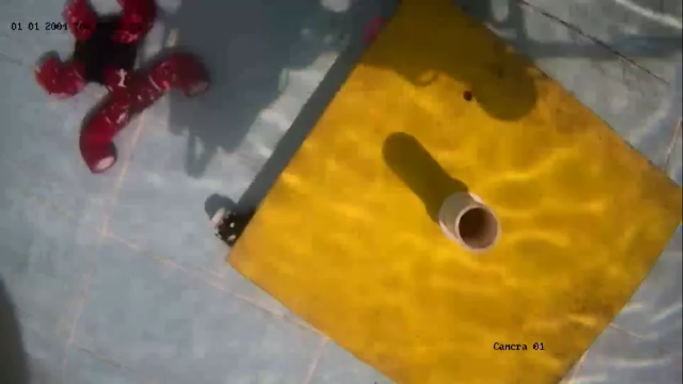
#> input picture Session3/test5.png, 1366 x 768 px (shown at 1/2 size)
$ python task_detect.py   (older library calls are emulated)
#> lines starting #> are read from the running program, lines starting #| are printed output that depends on the picture; after the words box and inside, x2 and y2 are one past the last pixel; in counts of white or black regions, pixels touching at a corner belong together; long printed decimals are rounded
import cv2
import numpy as np


src="test5.png"

img=cv2.imread(src)
#> img is the input picture: shape (768, 1366, 3); mean B, G, R 69.8, 116.6, 138.7
img_hsv=cv2.cvtColor(img,cv2.COLOR_BGR2HSV)
#> img_hsv: shape (768, 1366, 3); mean H, S, V 60.5, 121.4, 142.5


lowerRed = np.array([166, 70, 75])
upperRed = np.array([179, 255, 210])

lowerYellow = np.array([20, 150, 105])
upperYellow = np.array([31, 255, 220])

maskYellow = cv2.inRange(img_hsv, lowerYellow, upperYellow)
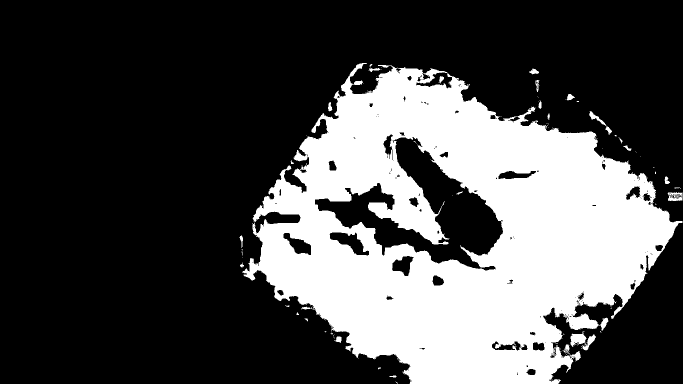
#> maskYellow: shape (768, 1366) (shown at 1/2 size); 29.7% white; 108 white regions (82 under 20 px), largest, box (x1, y1, x2, y2) and area: (484, 126, 1365, 768) 307524, (1141, 663, 1174, 694) 579, (1335, 384, 1365, 402) 368
maskRed = cv2.inRange(img_hsv, lowerRed, upperRed)
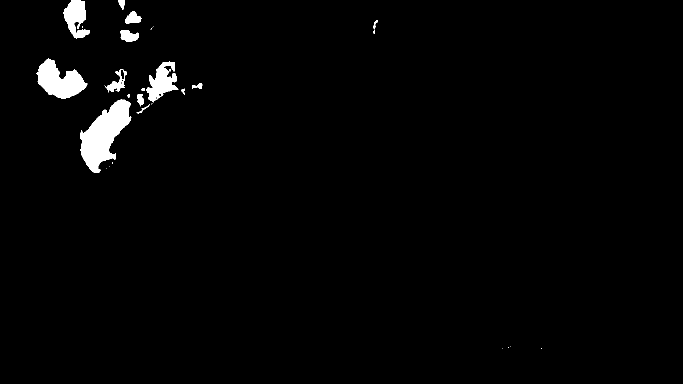
#> maskRed: shape (768, 1366) (shown at 1/2 size); 1.9% white; 30 white regions (14 under 20 px), largest, box (x1, y1, x2, y2) and area: (160, 199, 263, 345) 7598, (73, 117, 175, 197) 4606, (293, 123, 357, 205) 2625
mask=cv2.bitwise_or(maskRed,maskYellow)
#> mask: shape (768, 1366); 31.5% white; 138 white regions (96 under 20 px), largest, box (x1, y1, x2, y2) and area: (484, 126, 1365, 768) 307524, (160, 199, 263, 345) 7598, (73, 117, 175, 197) 4606
cv2.imshow('mask', mask)

cv2.imshow('Original',img)
cv2.imshow('HSV',img_hsv)

img_masked=cv2.bitwise_and(img,img,mask=mask)

print(img.shape)
#| (768, 1366, 3)
outputRed = cv2.connectedComponentsWithStats(maskRed, 4, cv2.CV_32S)
posRed=(-1,-1)
preposRed=(0,0)
cntRed=0
for i in range(1,outputRed[0]):
    if outputRed[2][i,cv2.CC_STAT_AREA]>300:
        print((int(outputRed[3][i][0]), int(outputRed[3][i][1])),outputRed[2][i,cv2.CC_STAT_AREA])
        #cv2.circle(img_masked, (int(outputRed[3][i][0]), int(outputRed[3][i][1])), 20, (0, i*20, 255-i*20), -1)
        preposRed = (preposRed[0]+int(outputRed[3][i][0]),preposRed[1]+int(outputRed[3][i][1]))
        cntRed+=1
#> this loop made 30 passes
#> preposRed on passes 1, 3, 9, 10, 11, 12, 21: (151, 34), (416, 70), (673, 141), (792, 302), (1115, 465), (1349, 630), (1556, 899)
#| (151, 34) 2365
#| (265, 36) 523
#| (257, 71) 615
#| (119, 161) 4606
#| (323, 163) 2625
#| (234, 165) 676
#| (207, 269) 7598
#> after the loop, cntRed = 7
if cntRed>0:
    posRed=(preposRed[0]/cntRed,preposRed[1]/cntRed)
#> posRed = (222.3, 128.4)

print("posRed=",posRed)
#| posRed= (222.286, 128.429)
cv2.circle(img_masked, (int(posRed[0]), int(posRed[1])), 20, (0,0, 255), -1)
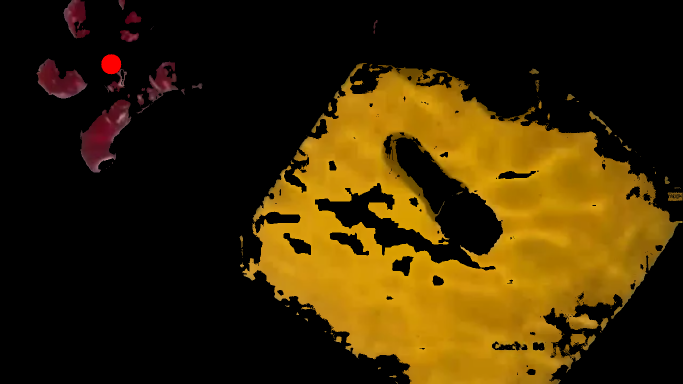
#> img_masked: shape (768, 1366, 3) (shown at 1/2 size); mean B, G, R 3.4, 40.3, 58.2

outputYellow = cv2.connectedComponentsWithStats(maskYellow, 4, cv2.CV_32S)


posYellow=(-1,-1)
preposYellow=(0,0)
cntYellow=0
for i in range(1,outputYellow[0]):
    if outputYellow[2][i,cv2.CC_STAT_AREA]>300:
        print((int(outputYellow[3][i][0]), int(outputYellow[3][i][1])),outputYellow[2][i,cv2.CC_STAT_AREA])
        cv2.circle(img_masked, (int(outputYellow[3][i][0]), int(outputYellow[3][i][1])), 20, (0, i*20, 255-i*20), -1)
        preposYellow = (preposYellow[0]+int(outputYellow[3][i][0]),preposYellow[1]+int(outputYellow[3][i][1]))
        cntYellow+=1
#> this loop made 108 passes
#> preposYellow on passes 1, 26, 57, 80, 87: (919, 468), (2118, 710), (3468, 1103), (4623, 1780), (5801, 2464)
#| (919, 468) 307524
#| (1199, 242) 361
#| (1350, 393) 368
#| (1155, 677) 579
#| (1178, 684) 324
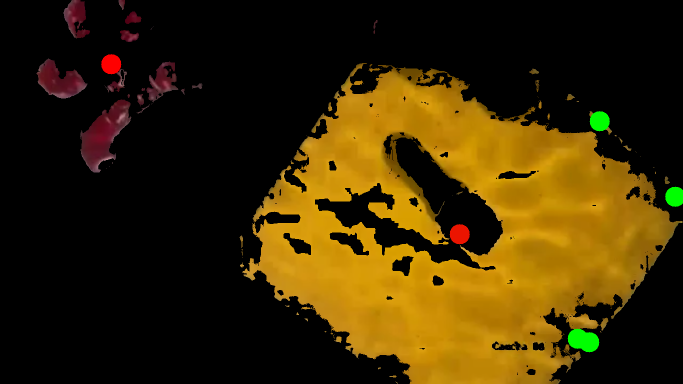
#> img_masked: shape (768, 1366, 3) (shown at 1/2 size); 0.56% of pixels changed, all inside (x1, y1, x2, y2) = (899, 222, 1366, 705)
#> after the loop, cntYellow = 5
if cntYellow>0:
    posYellow=(preposYellow[0]/cntYellow,preposYellow[1]/cntYellow)
#> posYellow = (1160.2, 492.8)

print("posYellow=",posYellow)
#| posYellow= (1160.2, 492.8)
cv2.circle(img_masked, (int(posYellow[0]), int(posYellow[1])), 20, (0,255, 255), -1)
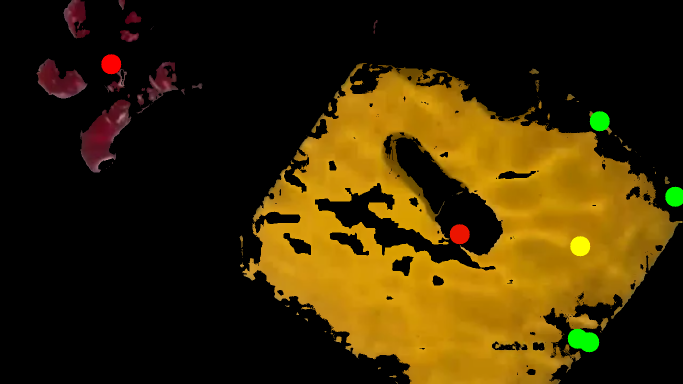
#> img_masked: shape (768, 1366, 3) (shown at 1/2 size); 0.12% of pixels changed, all inside (x1, y1, x2, y2) = (1140, 472, 1181, 513)
cv2.imshow('OriginalMasked',img_masked)

imgOutput=np.zeros([img.shape[0],img.shape[1],3],dtype=np.uint8)
color1=(0,0,0)
if posYellow[0]<img.shape[1]//3 and posYellow[0]!=-1:
    color1=(0,255,0)
if posRed[0]<img.shape[1]//3  and posRed[0] != -1:
    color1=(color1[0],color1[1],255)
imgOutput=cv2.rectangle(imgOutput, (0,0), (img.shape[1]//3,img.shape[0]), color1, -1)
color2=(0,0,0)
if posYellow[0]>=img.shape[1]//3 and posYellow[0]<=2*img.shape[1]//3:
    color2=(0,255,0)
if posRed[0]>=img.shape[1]//3 and posRed[0]<=2*img.shape[1]//3:
    color2=(color2[0],color2[1],255)
imgOutput=cv2.rectangle(imgOutput, (img.shape[1]//3,0), (2*img.shape[1]//3,img.shape[0]), color2, -1)
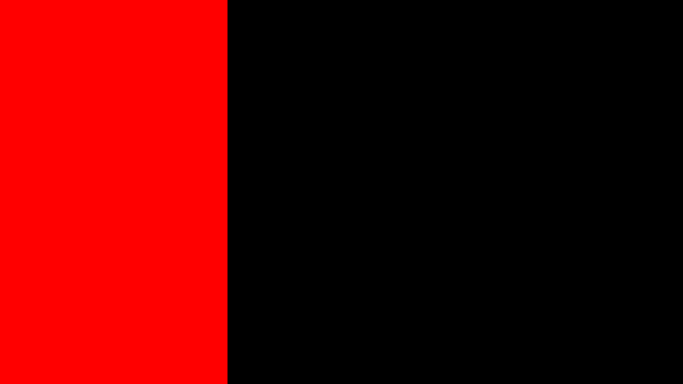
#> imgOutput: shape (768, 1366, 3) (shown at 1/2 size); mean B, G, R 0, 0, 84.9

color3=(0,0,0)
if posYellow[0]>=2*img.shape[1]//3:
    color3=(0,255,0)
if posRed[0]>=2*img.shape[1]//3:
    color3=(color3[0],color3[1],255)
imgOutput=cv2.rectangle(imgOutput, (2*img.shape[1]//3,0), (img.shape[1],img.shape[0]), color3, -1)
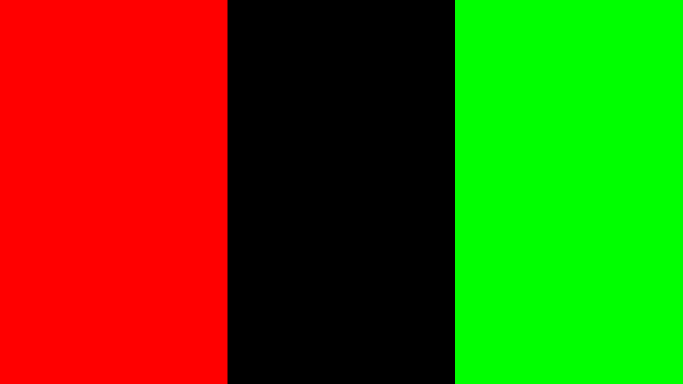
#> imgOutput: shape (768, 1366, 3) (shown at 1/2 size); mean B, G, R 0, 85.1, 84.9


cv2.imshow('Output',imgOutput)

cv2.waitKey(0)

$ run again, with Session3/test1.png copied over Session3/test5.png
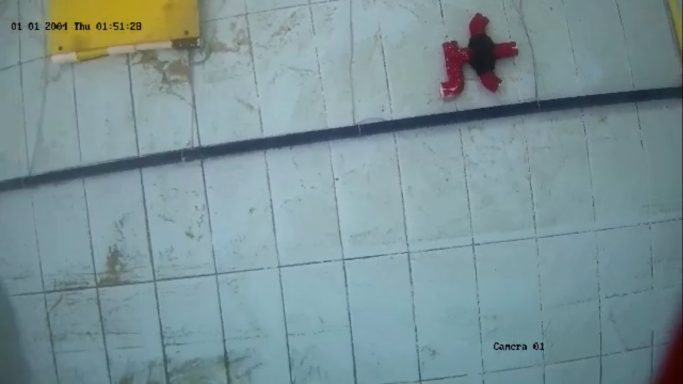
#> input picture Session3/test1.png, 1366 x 768 px (shown at 1/2 size)
#> img is the input picture: shape (768, 1366, 3); mean B, G, R 150.6, 146.9, 123.3
#> img_hsv: shape (768, 1366, 3); mean H, S, V 93.7, 59.4, 154.5
#> maskYellow: shape (768, 1366); 2.1% white; 11 white regions (9 under 20 px), largest, box (x1, y1, x2, y2) and area: (102, 0, 382, 106) 21993, (368, 61, 378, 70) 53
#> maskRed: shape (768, 1366); 0.54% white; 8 white regions (4 under 20 px), largest, box (x1, y1, x2, y2) and area: (885, 85, 937, 190) 3369, (939, 31, 970, 67) 822, (993, 85, 1032, 109) 739, (960, 151, 997, 180) 686
#> mask: shape (768, 1366); 2.6% white; 19 white regions (13 under 20 px), largest, box (x1, y1, x2, y2) and area: (102, 0, 382, 106) 21993, (885, 85, 937, 190) 3369, (939, 31, 970, 67) 822, (993, 85, 1032, 109) 739, (960, 151, 997, 180) 686, (368, 61, 378, 70) 53
#| (768, 1366, 3)
#> the loop `for i in range(1,outputRed[0]):` made 8 passes
#> preposRed on passes 1, 2, 3, 5: (953, 48), (1859, 183), (2871, 280), (3849, 444)
#> (printed output is left out)
#> after the loop `for i in range(1,outputRed[0]):`: cntRed = 4
#> posRed = (962.2, 111)
#| posRed= (962.25, 111.0)
#> the loop `for i in range(1,outputYellow[0]):` made 11 passes
#> preposYellow on pass 1: (231, 43)
#> (printed output is left out)
#> after the loop `for i in range(1,outputYellow[0]):`:
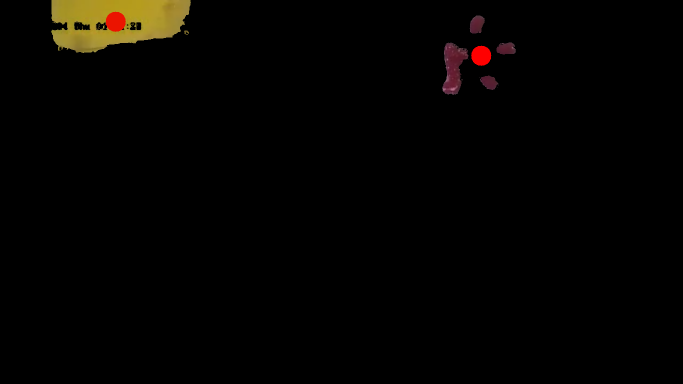
#> img_masked: shape (768, 1366, 3) (shown at 1/2 size); mean B, G, R 1.2, 3.2, 4.5
#> after the loop `for i in range(1,outputYellow[0]):`: cntYellow = 1
#> posYellow = (231, 43)
#| posYellow= (231.0, 43.0)
#> `imgOutput=cv2.rectangle(imgOutput, (2*img.shape[1]//3,0), (img.shape[1..`:
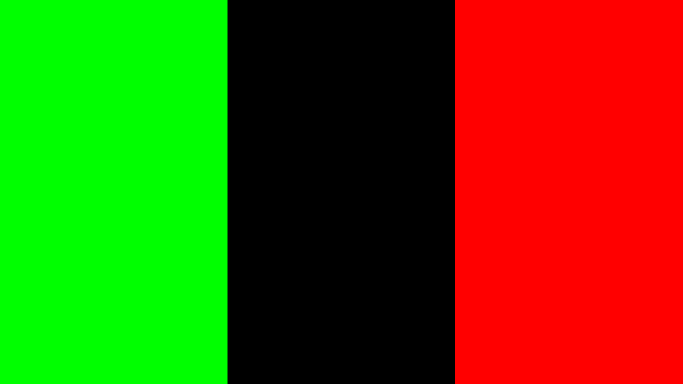
#> imgOutput: shape (768, 1366, 3) (shown at 1/2 size); mean B, G, R 0, 84.9, 85.1

$ run again, with Session3/test2.png copied over Session3/test5.png
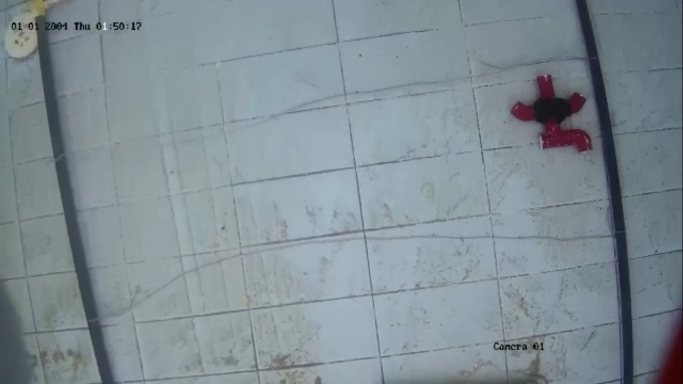
#> input picture Session3/test2.png, 1366 x 768 px (shown at 1/2 size)
#> img is the input picture: shape (768, 1366, 3); mean B, G, R 148.7, 142.2, 129.2
#> img_hsv: shape (768, 1366, 3); mean H, S, V 99.2, 37.1, 149.1
#> maskYellow: shape (768, 1366); every value is 0
#> `maskRed = cv2.inRange(img_hsv, lowerRed, upperRed)`:
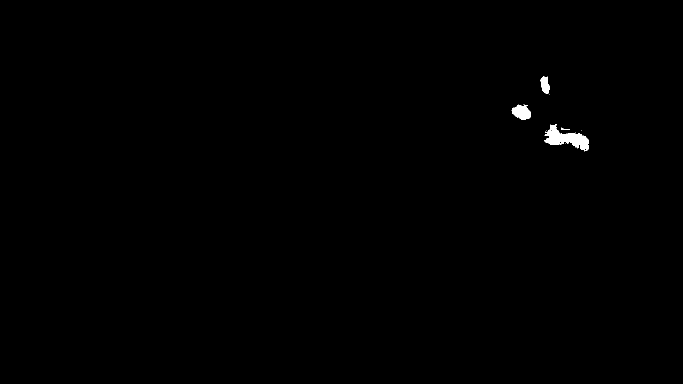
#> maskRed: shape (768, 1366) (shown at 1/2 size); 0.33% white; 12 white regions (8 under 20 px), largest, box (x1, y1, x2, y2) and area: (1089, 248, 1178, 303) 2145, (1024, 209, 1062, 239) 798, (1081, 153, 1099, 188) 435, (1122, 255, 1140, 260) 33
#| (768, 1366, 3)
#> the loop `for i in range(1,outputRed[0]):` made 12 passes
#> preposRed on passes 1, 3, 5: (1089, 169), (2132, 393), (3265, 670)
#> (printed output is left out)
#> after the loop `for i in range(1,outputRed[0]):`: cntRed = 3
#> posRed = (1088.3, 223.3)
#| posRed= (1088.333, 223.333)
#> after the loop `for i in range(1,outputYellow[0]):`: cntYellow = 0
#> `imgOutput=cv2.rectangle(imgOutput, (2*img.shape[1]//3,0), (img.shape[1..`:
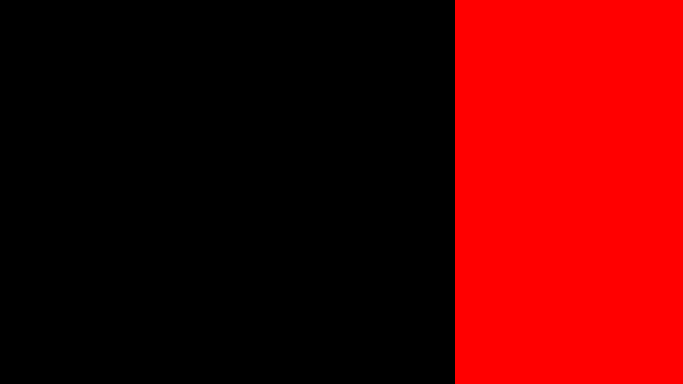
#> imgOutput: shape (768, 1366, 3) (shown at 1/2 size); mean B, G, R 0, 0, 85.1

$ run again, with Session3/test3.png copied over Session3/test5.png
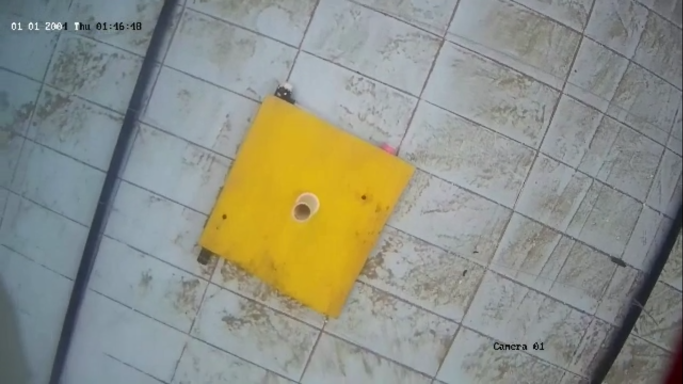
#> input picture Session3/test3.png, 1366 x 768 px (shown at 1/2 size)
#> img is the input picture: shape (768, 1366, 3); mean B, G, R 133.3, 144.1, 141.6
#> img_hsv: shape (768, 1366, 3); mean H, S, V 81.9, 44.4, 152.6
#> maskYellow: shape (768, 1366); 9.8% white; 3 white regions (2 under 20 px), largest, box (x1, y1, x2, y2) and area: (405, 205, 823, 632) 103229
#> maskRed: shape (768, 1366); 0.01% white; 4 white regions (3 under 20 px), largest, box (x1, y1, x2, y2) and area: (765, 291, 788, 304) 143
#> mask: shape (768, 1366); 9.9% white; 7 white regions (5 under 20 px), largest, box (x1, y1, x2, y2) and area: (405, 205, 823, 632) 103229, (765, 291, 788, 304) 143
#| (768, 1366, 3)
#> after the loop `for i in range(1,outputRed[0]):`: cntRed = 0
#> the loop `for i in range(1,outputYellow[0]):` made 3 passes
#> preposYellow on pass 1: (607, 413)
#> (printed output is left out)
#> after the loop `for i in range(1,outputYellow[0]):`: cntYellow = 1
#> posYellow = (607, 413)
#| posYellow= (607.0, 413.0)
#> `imgOutput=cv2.rectangle(imgOutput, (2*img.shape[1]//3,0), (img.shape[1..`:
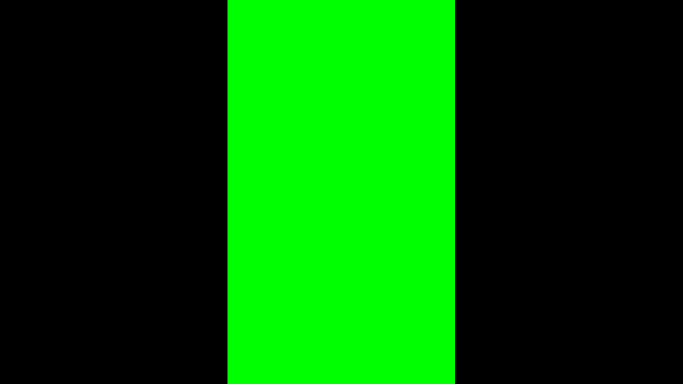
#> imgOutput: shape (768, 1366, 3) (shown at 1/2 size); mean B, G, R 0, 84.9, 0
